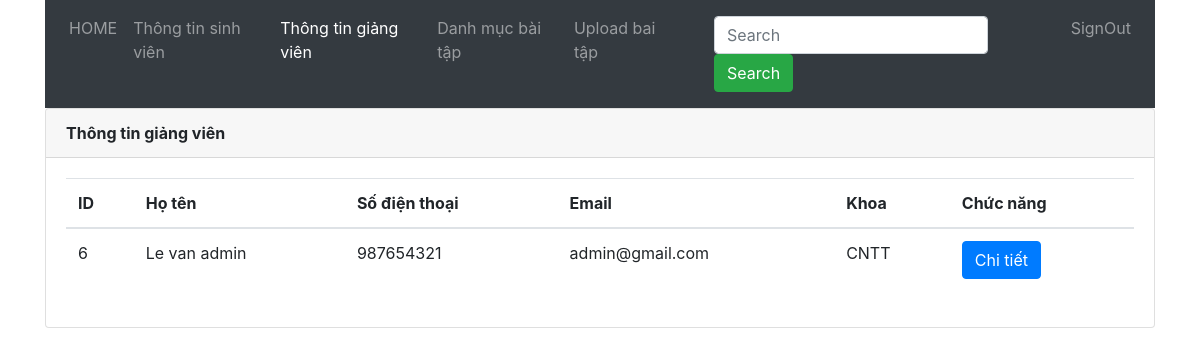
Before: /pages/teacher.php with the older database file.
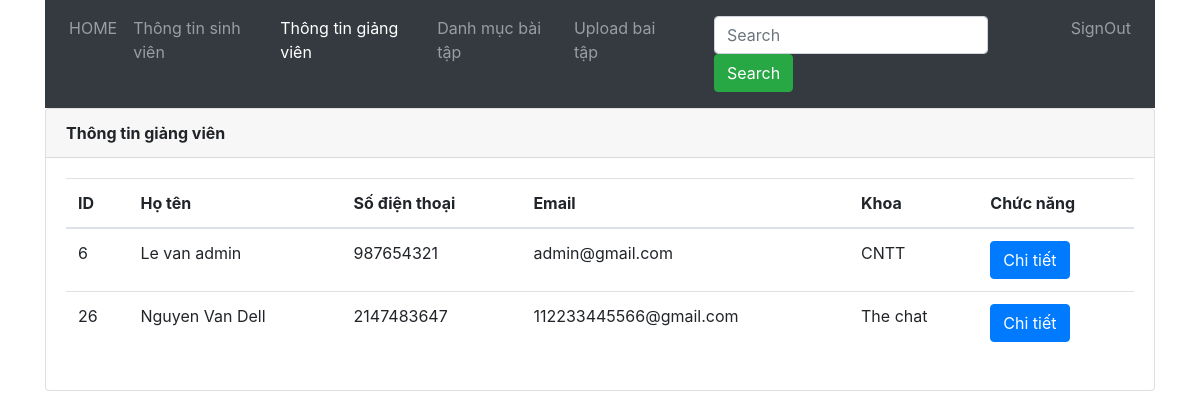
After: the same page with the newer database file.
### tables this page shows
CREATE TABLE `account` (
  `ID` int(11) NOT NULL,
  `Username` text NOT NULL,
  `Pass` text NOT NULL,
  `Is_teacher` smallint(1) NOT NULL,
  `Name` text NOT NULL,
  `Phone` int(11) NOT NULL,
  `Email` text NOT NULL,
  `Khoa` text NOT NULL,
  `Avatar` varchar(255) DEFAULT NULL
);

### pages/teacher.php (the view, shortened to what this page needs)
<!DOCTYPE html>
<html lang="en">
<head>
    <link href="/qlsv/bootstrap/css/bootstrap.min.css" rel="stylesheet" style="text/css">
    <link href="/qlsv/bootstrap/css/bootstrap.css" rel="stylesheet" style="text/css">
</head>
<body>
    <div class="container">
        <nav class="navbar navbar-expand-sm bg-dark navbar-dark">
            <ul class="navbar-nav">
                <li class="nav-item ">
                    <a class="nav-link" href='profile.php?id=$ID'>HOME</a>
                </li>
                <li class="nav-item">
                    <a class="nav-link " href='student.php'>Thông tin sinh viên</a>
                </li>
                <li class="nav-item">
                    <a class="nav-link active" href="teacher.php">Thông tin giảng viên</a>
                </li>
                <li class="nav-item">
                    <a class="nav-link" href="list_exam.php?id=$ID">Danh mục bài tập</a>
                </li>
                <li class="nav-item">
                    <a class="nav-link" href="student_upload.php">Upload bai tập</a>
                </li>
                <li class="nav-item">
                    <a class="nav-link" href="#"></a>
                </li>
                <nav class="navbar navbar-expand-sm bg-dark navbar-darks">
                    <form class="form-inline" action="#">
                        <input class="form-control mr-sm-2" type="text" placeholder="Search">
                        <button class="btn btn-success" type="submit">Search</button>
                    </form>
                </nav>
                <li class="nav-item">
                    <a class="nav-link" href="../lib/signout.php">SignOut</a>
                </li>
            </ul>
        </nav>
    </div>
    <div class="container">
        <div class="card">
            <div class="card-header"><b>Thông tin giảng viên</b></div>
            <div class="card-body">
                <table class="table">
                <thead>
                <tr>
                    <th>ID</th>
                    <th>Họ tên</th>
                    <th>Số điện thoại</th>
                    <th>Email</th>
                    <th>Khoa</th>
                    <th>Chức năng</th>
                </tr>
                </thead>
                <tbody>
                    <?php
                        include ("../lib/connectDB.php");
                        $query = "SELECT * FROM account WHERE Is_teacher = '1'";
                        $result = mysqli_query($connectDB, $query);
							if(mysqli_num_rows($result) > 0){
								while ($r = mysqli_fetch_assoc($result)){
                                    $ID = $r['ID'];
                                    $ten= $r['Name'];
                                    $sdt = $r['Phone'];
                                    $mail = $r['Email'];
                                    $khoa = $r['Khoa'];
                                    echo "<tr>";
                                    echo "<td>$ID</td>";
                                    echo "<td>$ten</td>";
                                    echo "<td>$sdt</td>";
                                    echo "<td>$mail</td>";
                                    echo "<td>$khoa</td>";
                                    echo " <td>";
                                    echo "<a href='message.php?id=$ID'><input class='btn btn-primary' id='btnChitiet' type='button' value='Chi tiết' '></a>
                                    </td>";
                                    echo"</tr>";
                                }
                            }
					?>
                </tbody>
                </table>
            </div>
        </div>
    </div>
</body>
</html>

Changed rows visible on the page:
added account: ID "26", Name "Nguyen Van Dell", Phone "2147483647", Email "112233445566@gmail.com", Khoa "The chat"
